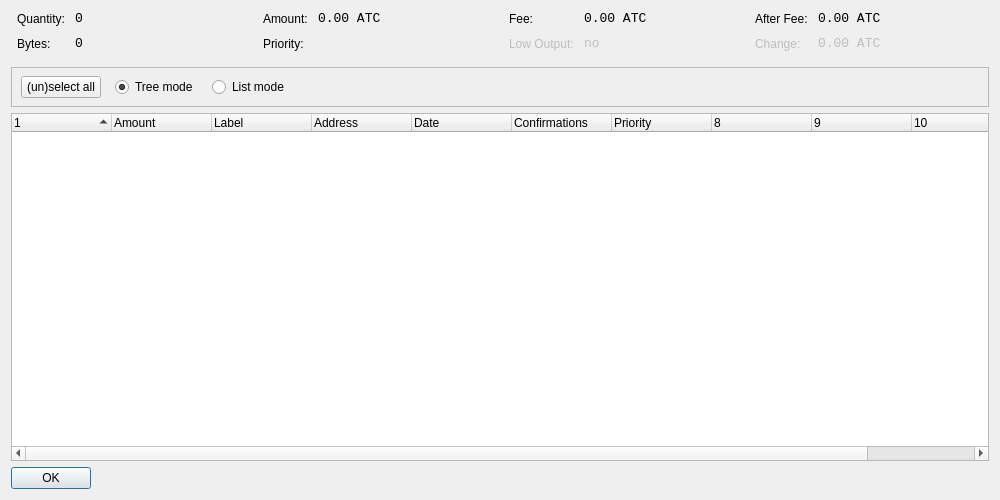
<?xml version="1.0" encoding="UTF-8"?>
<ui version="4.0">
 <class>CoinControlDialog</class>
 <widget class="QDialog" name="CoinControlDialog">
  <property name="geometry">
   <rect>
    <x>0</x>
    <y>0</y>
    <width>1000</width>
    <height>500</height>
   </rect>
  </property>
  <property name="windowTitle">
   <string>Coin Control</string>
  </property>
  <layout class="QVBoxLayout" name="verticalLayout">
   <item>
    <layout class="QHBoxLayout" name="horizontalLayoutTop" stretch="0,0,0,0">
     <property name="topMargin">
      <number>0</number>
     </property>
     <property name="bottomMargin">
      <number>10</number>
     </property>
     <item>
      <layout class="QFormLayout" name="formLayoutCoinControl1">
       <property name="horizontalSpacing">
        <number>10</number>
       </property>
       <property name="verticalSpacing">
        <number>10</number>
       </property>
       <property name="leftMargin">
        <number>6</number>
       </property>
       <property name="rightMargin">
        <number>6</number>
       </property>
       <item row="0" column="0">
        <widget class="QLabel" name="labelCoinControlQuantityText">
         <property name="text">
          <string>Quantity:</string>
         </property>
        </widget>
       </item>
       <item row="0" column="1">
        <widget class="QLabel" name="labelCoinControlQuantity">
         <property name="font">
          <font>
           <family>Monospace</family>
           <pointsize>10</pointsize>
          </font>
         </property>
         <property name="cursor">
          <cursorShape>IBeamCursor</cursorShape>
         </property>
         <property name="contextMenuPolicy">
          <enum>Qt::ActionsContextMenu</enum>
         </property>
         <property name="text">
          <string>0</string>
         </property>
         <property name="textInteractionFlags">
          <set>Qt::LinksAccessibleByMouse|Qt::TextSelectableByKeyboard|Qt::TextSelectableByMouse</set>
         </property>
        </widget>
       </item>
       <item row="1" column="0">
        <widget class="QLabel" name="labelCoinControlBytesText">
         <property name="text">
          <string>Bytes:</string>
         </property>
        </widget>
       </item>
       <item row="1" column="1">
        <widget class="QLabel" name="labelCoinControlBytes">
         <property name="font">
          <font>
           <family>Monospace</family>
           <pointsize>10</pointsize>
          </font>
         </property>
         <property name="cursor">
          <cursorShape>IBeamCursor</cursorShape>
         </property>
         <property name="contextMenuPolicy">
          <enum>Qt::ActionsContextMenu</enum>
         </property>
         <property name="text">
          <string>0</string>
         </property>
         <property name="textInteractionFlags">
          <set>Qt::LinksAccessibleByMouse|Qt::TextSelectableByKeyboard|Qt::TextSelectableByMouse</set>
         </property>
        </widget>
       </item>
      </layout>
     </item>
     <item>
      <layout class="QFormLayout" name="formLayoutCoinControl2">
       <property name="horizontalSpacing">
        <number>10</number>
       </property>
       <property name="verticalSpacing">
        <number>10</number>
       </property>
       <property name="leftMargin">
        <number>6</number>
       </property>
       <property name="rightMargin">
        <number>6</number>
       </property>
       <item row="0" column="0">
        <widget class="QLabel" name="labelCoinControlAmountText">
         <property name="text">
          <string>Amount:</string>
         </property>
        </widget>
       </item>
       <item row="0" column="1">
        <widget class="QLabel" name="labelCoinControlAmount">
         <property name="font">
          <font>
           <family>Monospace</family>
           <pointsize>10</pointsize>
          </font>
         </property>
         <property name="cursor">
          <cursorShape>IBeamCursor</cursorShape>
         </property>
         <property name="contextMenuPolicy">
          <enum>Qt::ActionsContextMenu</enum>
         </property>
         <property name="text">
          <string>0.00 ATC</string>
         </property>
         <property name="textInteractionFlags">
          <set>Qt::LinksAccessibleByMouse|Qt::TextSelectableByKeyboard|Qt::TextSelectableByMouse</set>
         </property>
        </widget>
       </item>
       <item row="1" column="0">
        <widget class="QLabel" name="labelCoinControlPriorityText">
         <property name="text">
          <string>Priority:</string>
         </property>
        </widget>
       </item>
       <item row="1" column="1">
        <widget class="QLabel" name="labelCoinControlPriority">
         <property name="font">
          <font>
           <family>Monospace</family>
           <pointsize>10</pointsize>
          </font>
         </property>
         <property name="cursor">
          <cursorShape>IBeamCursor</cursorShape>
         </property>
         <property name="contextMenuPolicy">
          <enum>Qt::ActionsContextMenu</enum>
         </property>
         <property name="text">
          <string/>
         </property>
         <property name="textInteractionFlags">
          <set>Qt::LinksAccessibleByMouse|Qt::TextSelectableByKeyboard|Qt::TextSelectableByMouse</set>
         </property>
        </widget>
       </item>
      </layout>
     </item>
     <item>
      <layout class="QFormLayout" name="formLayoutCoinControl3">
       <property name="horizontalSpacing">
        <number>10</number>
       </property>
       <property name="verticalSpacing">
        <number>10</number>
       </property>
       <property name="leftMargin">
        <number>6</number>
       </property>
       <property name="rightMargin">
        <number>6</number>
       </property>
       <item row="0" column="0">
        <widget class="QLabel" name="labelCoinControlFeeText">
         <property name="text">
          <string>Fee:</string>
         </property>
        </widget>
       </item>
       <item row="0" column="1">
        <widget class="QLabel" name="labelCoinControlFee">
         <property name="font">
          <font>
           <family>Monospace</family>
           <pointsize>10</pointsize>
          </font>
         </property>
         <property name="cursor">
          <cursorShape>IBeamCursor</cursorShape>
         </property>
         <property name="contextMenuPolicy">
          <enum>Qt::ActionsContextMenu</enum>
         </property>
         <property name="text">
          <string>0.00 ATC</string>
         </property>
         <property name="textInteractionFlags">
          <set>Qt::LinksAccessibleByMouse|Qt::TextSelectableByKeyboard|Qt::TextSelectableByMouse</set>
         </property>
        </widget>
       </item>
       <item row="1" column="0">
        <widget class="QLabel" name="labelCoinControlLowOutputText">
         <property name="enabled">
          <bool>false</bool>
         </property>
         <property name="text">
          <string>Low Output:</string>
         </property>
        </widget>
       </item>
       <item row="1" column="1">
        <widget class="QLabel" name="labelCoinControlLowOutput">
         <property name="enabled">
          <bool>false</bool>
         </property>
         <property name="font">
          <font>
           <family>Monospace</family>
           <pointsize>10</pointsize>
          </font>
         </property>
         <property name="cursor">
          <cursorShape>IBeamCursor</cursorShape>
         </property>
         <property name="contextMenuPolicy">
          <enum>Qt::ActionsContextMenu</enum>
         </property>
         <property name="text">
          <string>no</string>
         </property>
         <property name="textInteractionFlags">
          <set>Qt::LinksAccessibleByMouse|Qt::TextSelectableByKeyboard|Qt::TextSelectableByMouse</set>
         </property>
        </widget>
       </item>
      </layout>
     </item>
     <item>
      <layout class="QFormLayout" name="formLayoutCoinControl4">
       <property name="horizontalSpacing">
        <number>10</number>
       </property>
       <property name="verticalSpacing">
        <number>10</number>
       </property>
       <property name="leftMargin">
        <number>6</number>
       </property>
       <property name="rightMargin">
        <number>6</number>
       </property>
       <item row="0" column="0">
        <widget class="QLabel" name="labelCoinControlAfterFeeText">
         <property name="text">
          <string>After Fee:</string>
         </property>
        </widget>
       </item>
       <item row="0" column="1">
        <widget class="QLabel" name="labelCoinControlAfterFee">
         <property name="font">
          <font>
           <family>Monospace</family>
           <pointsize>10</pointsize>
          </font>
         </property>
         <property name="cursor">
          <cursorShape>IBeamCursor</cursorShape>
         </property>
         <property name="contextMenuPolicy">
          <enum>Qt::ActionsContextMenu</enum>
         </property>
         <property name="text">
          <string>0.00 ATC</string>
         </property>
         <property name="textInteractionFlags">
          <set>Qt::LinksAccessibleByMouse|Qt::TextSelectableByKeyboard|Qt::TextSelectableByMouse</set>
         </property>
        </widget>
       </item>
       <item row="1" column="0">
        <widget class="QLabel" name="labelCoinControlChangeText">
         <property name="enabled">
          <bool>false</bool>
         </property>
         <property name="text">
          <string>Change:</string>
         </property>
        </widget>
       </item>
       <item row="1" column="1">
        <widget class="QLabel" name="labelCoinControlChange">
         <property name="enabled">
          <bool>false</bool>
         </property>
         <property name="font">
          <font>
           <family>Monospace</family>
           <pointsize>10</pointsize>
          </font>
         </property>
         <property name="cursor">
          <cursorShape>IBeamCursor</cursorShape>
         </property>
         <property name="contextMenuPolicy">
          <enum>Qt::ActionsContextMenu</enum>
         </property>
         <property name="text">
          <string>0.00 ATC</string>
         </property>
         <property name="textInteractionFlags">
          <set>Qt::LinksAccessibleByMouse|Qt::TextSelectableByKeyboard|Qt::TextSelectableByMouse</set>
         </property>
        </widget>
       </item>
      </layout>
     </item>
    </layout>
   </item>
   <item>
    <widget class="QFrame" name="frame">
     <property name="minimumSize">
      <size>
       <width>0</width>
       <height>40</height>
      </size>
     </property>
     <property name="frameShape">
      <enum>QFrame::StyledPanel</enum>
     </property>
     <property name="frameShadow">
      <enum>QFrame::Sunken</enum>
     </property>
     <widget class="QWidget" name="horizontalLayoutWidget">
      <property name="geometry">
       <rect>
        <x>10</x>
        <y>0</y>
        <width>781</width>
        <height>41</height>
       </rect>
      </property>
      <layout class="QHBoxLayout" name="horizontalLayoutPanel" stretch="0,0,0,0,0">
       <property name="spacing">
        <number>14</number>
       </property>
       <item>
        <widget class="QPushButton" name="pushButtonSelectAll">
         <property name="sizePolicy">
          <sizepolicy hsizetype="Maximum" vsizetype="Fixed">
           <horstretch>0</horstretch>
           <verstretch>0</verstretch>
          </sizepolicy>
         </property>
         <property name="text">
          <string>(un)select all</string>
         </property>
        </widget>
       </item>
       <item>
        <widget class="QRadioButton" name="radioTreeMode">
         <property name="sizePolicy">
          <sizepolicy hsizetype="Maximum" vsizetype="Fixed">
           <horstretch>0</horstretch>
           <verstretch>0</verstretch>
          </sizepolicy>
         </property>
         <property name="text">
          <string>Tree mode</string>
         </property>
         <property name="checked">
          <bool>true</bool>
         </property>
        </widget>
       </item>
       <item>
        <widget class="QRadioButton" name="radioListMode">
         <property name="sizePolicy">
          <sizepolicy hsizetype="Maximum" vsizetype="Fixed">
           <horstretch>0</horstretch>
           <verstretch>0</verstretch>
          </sizepolicy>
         </property>
         <property name="text">
          <string>List mode</string>
         </property>
        </widget>
       </item>
       <item>
        <spacer name="horizontalSpacer">
         <property name="orientation">
          <enum>Qt::Horizontal</enum>
         </property>
         <property name="sizeHint" stdset="0">
          <size>
           <width>40</width>
           <height>20</height>
          </size>
         </property>
        </spacer>
       </item>
      </layout>
     </widget>
    </widget>
   </item>
   <item>
    <widget class="CoinControlTreeWidget" name="treeWidget">
     <property name="contextMenuPolicy">
      <enum>Qt::CustomContextMenu</enum>
     </property>
     <property name="sortingEnabled">
      <bool>false</bool>
     </property>
     <property name="columnCount">
      <number>11</number>
     </property>
     <attribute name="headerShowSortIndicator" stdset="0">
      <bool>true</bool>
     </attribute>
     <attribute name="headerStretchLastSection">
      <bool>false</bool>
     </attribute>
     <column>
      <property name="text">
       <string/>
      </property>
     </column>
     <column>
      <property name="text">
       <string>Amount</string>
      </property>
     </column>
     <column>
      <property name="text">
       <string>Label</string>
      </property>
     </column>
     <column>
      <property name="text">
       <string>Address</string>
      </property>
     </column>
     <column>
      <property name="text">
       <string>Date</string>
      </property>
     </column>
     <column>
      <property name="text">
       <string>Confirmations</string>
      </property>
      <property name="toolTip">
       <string>Confirmed</string>
      </property>
     </column>
     <column>
      <property name="text">
       <string>Priority</string>
      </property>
     </column>
     <column>
      <property name="text">
       <string/>
      </property>
     </column>
     <column>
      <property name="text">
       <string/>
      </property>
     </column>
     <column>
      <property name="text">
       <string/>
      </property>
     </column>
     <column>
      <property name="text">
       <string/>
      </property>
     </column>
    </widget>
   </item>
   <item>
    <widget class="QDialogButtonBox" name="buttonBox">
     <property name="sizePolicy">
      <sizepolicy hsizetype="Maximum" vsizetype="Fixed">
       <horstretch>0</horstretch>
       <verstretch>0</verstretch>
      </sizepolicy>
     </property>
     <property name="orientation">
      <enum>Qt::Horizontal</enum>
     </property>
     <property name="standardButtons">
      <set>QDialogButtonBox::Ok</set>
     </property>
    </widget>
   </item>
  </layout>
 </widget>
 <customwidgets>
  <customwidget>
   <class>CoinControlTreeWidget</class>
   <extends>QTreeWidget</extends>
   <header>coincontroltreewidget.h</header>
  </customwidget>
 </customwidgets>
 <resources/>
 <connections/>
</ui>
